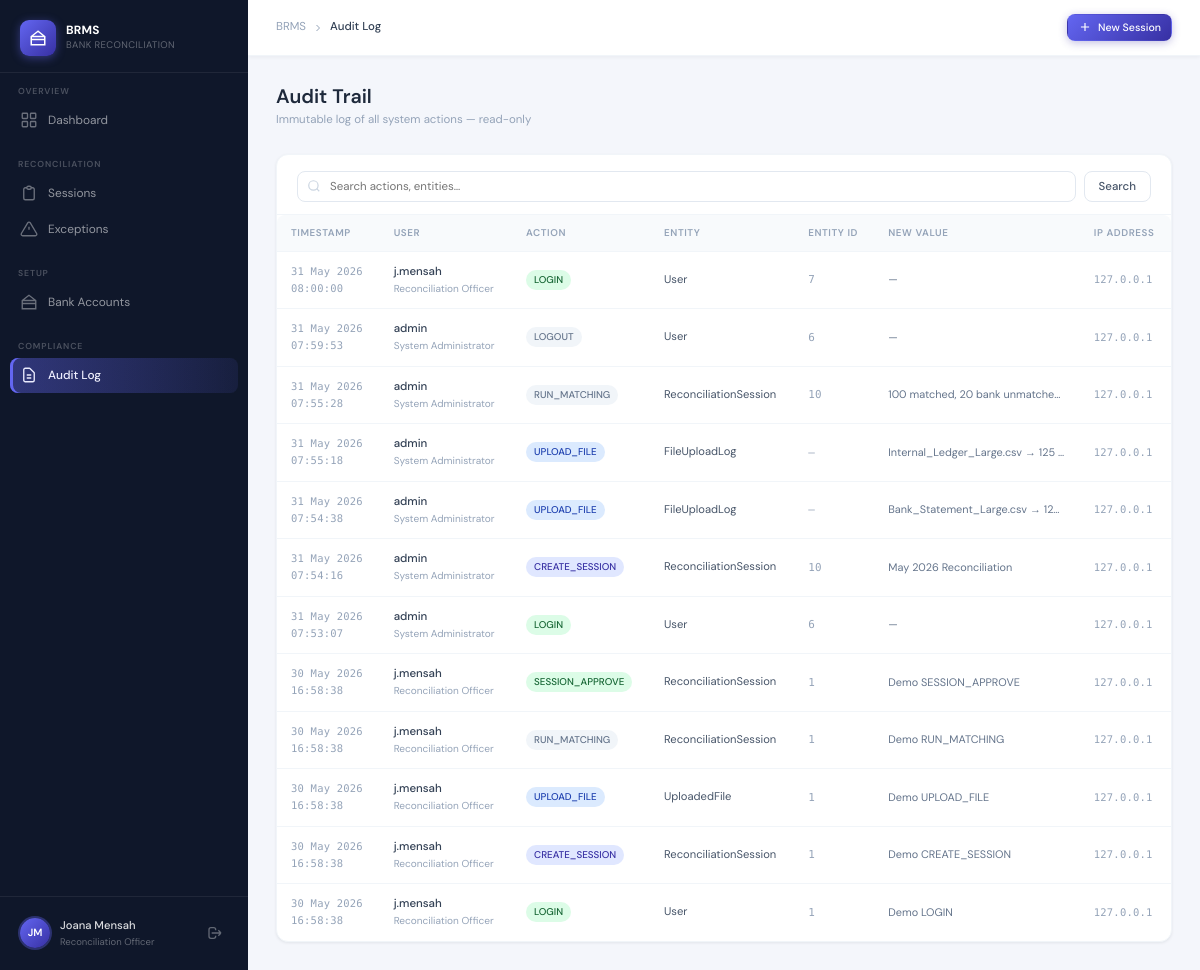
Screenshot of /audit-log/ (signed in) with the database file from the repository.
### accounts/models.py (models this page shows, shortened)
class User(AbstractUser):
    ROLE_CHOICES = [
        ('admin', 'System Administrator'),
        ('officer', 'Reconciliation Officer'),
        ('manager', 'Finance Manager'),
        ('auditor', 'Internal Auditor'),
        ('executive', 'Executive User'),
    ]
    role = models.CharField(max_length=20, choices=ROLE_CHOICES, default='officer')
    phone = models.CharField(max_length=20, blank=True)
    department = models.CharField(max_length=100, blank=True)
    is_locked = models.BooleanField(default=False)
    last_password_change = models.DateTimeField(null=True, blank=True)
    created_at = models.DateTimeField(auto_now_add=True)
    def can_upload(self):
        return self.role in ['officer', 'admin']

### reconciliation/models.py (models this page shows, shortened)
class AuditLog(models.Model):
    user = models.ForeignKey(settings.AUTH_USER_MODEL, on_delete=models.SET_NULL, null=True)
    action = models.CharField(max_length=100)
    entity = models.CharField(max_length=100)
    entity_id = models.CharField(max_length=50, blank=True)
    old_value = models.TextField(blank=True)
    new_value = models.TextField(blank=True)
    timestamp = models.DateTimeField(auto_now_add=True)
    ip_address = models.GenericIPAddressField(null=True, blank=True)
    device_info = models.CharField(max_length=500, blank=True)
    class Meta:
        ordering = ['-timestamp']

### reconciliation/views.py (the view)
# urls.py: path('audit-log/', views.audit_log, name='audit_log'),
@login_required
def audit_log(request):
    qs     = AuditLog.objects.select_related('user').order_by('-timestamp')
    search = request.GET.get('q', '')
    if search:
        qs = qs.filter(Q(action__icontains=search) | Q(entity__icontains=search))
    page = Paginator(qs, 30).get_page(request.GET.get('page'))
    return render(request, 'reconciliation/audit_log.html', {'page_obj': page, 'search': search})

### templates/reconciliation/audit_log.html (shortened to what this page needs)
{% extends 'base.html' %}
{% block nav_audit %}active{% endblock %}
{% block breadcrumb %}Audit Log{% endblock %}
{% block content %}
<div class="page-header">
  <div>
    <div class="page-title">Audit Trail</div>
    <div class="page-subtitle">Immutable log of all system actions — read-only</div>
  </div>
</div>
<div class="card">
  <div class="card-header">
    <form method="get" class="filter-bar" style="flex:1">
      <div class="search-input-wrap">
        <input type="text" name="q" class="search-input" placeholder="Search actions, entities…" value="{{ search }}">
      </div>
      <button type="submit" class="btn btn-outline">Search</button>
    </form>
  </div>
  {% if page_obj.object_list %}
  <div class="table-wrap">
    <table class="data-table">
      <thead>
        <tr>
          <th>Timestamp</th>
          <th>User</th>
          <th>Action</th>
          <th>Entity</th>
          <th>Entity ID</th>
          <th>New Value</th>
          <th>IP Address</th>
        </tr>
      </thead>
      <tbody>
        {% for log in page_obj %}
        <tr>
          <td class="mono" style="font-size:0.75rem;color:var(--slate-400);white-space:nowrap">
            {{ log.timestamp|date:"d M Y" }}<br>{{ log.timestamp|date:"H:i:s" }}
          </td>
          <td>
            <div style="font-size:0.82rem;font-weight:500">{{ log.user.username|default:"System" }}</div>
            <div style="font-size:0.72rem;color:var(--slate-400)">{{ log.user.get_role_display|default:"—" }}</div>
          </td>
          <td>
            <span class="badge
              {% if 'LOGIN' in log.action %}badge-approved
              {% elif 'LOGOUT' in log.action %}badge-draft
              {% elif 'APPROVE' in log.action %}badge-approved
              {% elif 'REJECT' in log.action %}badge-rejected
              {% elif 'CREATE' in log.action %}badge-peach
              {% elif 'UPLOAD' in log.action %}badge-processing
              {% else %}badge-draft{% endif %}">
              {{ log.action }}
            </span>
          </td>
          <td style="font-size:0.8rem;color:var(--slate-600)">{{ log.entity }}</td>
          <td class="mono" style="font-size:0.78rem;color:var(--slate-400)">{{ log.entity_id|default:"—" }}</td>
          <td style="font-size:0.78rem;color:var(--slate-500);max-width:200px;overflow:hidden;text-overflow:ellipsis;white-space:nowrap">
            {{ log.new_value|truncatechars:60|default:"—" }}
          </td>
          <td class="mono" style="font-size:0.75rem;color:var(--slate-400)">{{ log.ip_address|default:"—" }}</td>
        </tr>
        {% endfor %}
      </tbody>
    </table>
  </div>
  {% else %}
  <div class="empty-state">
    <div class="empty-icon">📋</div>
    <div class="empty-title">No audit records found</div>
    <div class="empty-sub">{% if search %}Try a different search term.{% else %}System actions will appear here once recorded.{% endif %}</div>
  </div>
  {% endif %}
</div>
{% endblock %}

### templates/base.html (shortened to what this page needs)
{% load static %}<!DOCTYPE html>
<html lang="en">
<head>
  <link rel="stylesheet" href="{% static 'css/brms.css' %}">
</head>
<body>
<div class="app-wrapper">
  <aside class="sidebar">
    <div class="sidebar-brand">
      <div class="brand-logo">
        <div class="brand-icon">
          <svg width="18" height="18" fill="none" stroke="currentColor" stroke-width="2" viewBox="0 0 24 24">
            <path d="M3 10h18M3 14h18M12 3L3 10v11h18V10L12 3z"/>
          </svg>
        </div>
        <div class="brand-text">
          <span class="brand-name">BRMS</span>
          <span class="brand-sub">Bank Reconciliation</span>
        </div>
      </div>
    </div>
    <nav class="sidebar-nav">
      <div class="nav-section">
        <div class="nav-section-label">Overview</div>
        <a href="{% url 'dashboard:home' %}" class="nav-item {% block nav_dashboard %}{% endblock %}">
          <svg class="nav-icon" fill="none" stroke="currentColor" stroke-width="1.8" viewBox="0 0 24 24">
            <rect x="3" y="3" width="7" height="7" rx="1"/><rect x="14" y="3" width="7" height="7" rx="1"/>
            <rect x="14" y="14" width="7" height="7" rx="1"/><rect x="3" y="14" width="7" height="7" rx="1"/>
          </svg>
          Dashboard
        </a>
      </div>
      <div class="nav-section">
        <div class="nav-section-label">Reconciliation</div>
        <a href="{% url 'reconciliation:session_list' %}" class="nav-item {% block nav_sessions %}{% endblock %}">
          <svg class="nav-icon" fill="none" stroke="currentColor" stroke-width="1.8" viewBox="0 0 24 24">
            <path d="M9 5H7a2 2 0 00-2 2v12a2 2 0 002 2h10a2 2 0 002-2V7a2 2 0 00-2-2h-2M9 5a2 2 0 002 2h2a2 2 0 002-2M9 5a2 2 0 012-2h2a2 2 0 012 2"/>
          </svg>
          Sessions
        </a>
        <a href="{% url 'reconciliation:exception_list' %}" class="nav-item {% block nav_exceptions %}{% endblock %}">
          <svg class="nav-icon" fill="none" stroke="currentColor" stroke-width="1.8" viewBox="0 0 24 24">
            <path d="M12 9v4m0 4h.01M10.29 3.86L1.82 18a2 2 0 001.71 3h16.94a2 2 0 001.71-3L13.71 3.86a2 2 0 00-3.42 0z"/>
          </svg>
          Exceptions
        </a>
      </div>
      <div class="nav-section">
        <div class="nav-section-label">Setup</div>
        <a href="{% url 'reconciliation:bank_account_list' %}" class="nav-item {% block nav_banks %}{% endblock %}">
          <svg class="nav-icon" fill="none" stroke="currentColor" stroke-width="1.8" viewBox="0 0 24 24">
            <path d="M3 10h18M3 14h18M12 3L3 10v11h18V10L12 3z"/>
          </svg>
          Bank Accounts
        </a>
      </div>
      <div class="nav-section">
        <div class="nav-section-label">Compliance</div>
        <a href="{% url 'reconciliation:audit_log' %}" class="nav-item {% block nav_audit %}{% endblock %}">
          <svg class="nav-icon" fill="none" stroke="currentColor" stroke-width="1.8" viewBox="0 0 24 24">
            <path d="M9 12h6m-6 4h6m2 5H7a2 2 0 01-2-2V5a2 2 0 012-2h5.586a1 1 0 01.707.293l5.414 5.414a1 1 0 01.293.707V19a2 2 0 01-2 2z"/>
          </svg>
          Audit Log
        </a>
      </div>
    </nav>
    <div class="sidebar-footer">
      <div class="user-card">
        <div class="user-avatar">{{ user.first_name|first|upper }}{{ user.last_name|first|upper }}</div>
        <div class="user-info">
          <div class="user-name">{{ user.get_full_name|default:user.username }}</div>
          <div class="user-role">{{ user.get_role_display }}</div>
        </div>
        <a href="{% url 'accounts:logout' %}" class="logout-btn" title="Sign out">
          <svg width="16" height="16" fill="none" stroke="currentColor" stroke-width="2" viewBox="0 0 24 24">
            <path d="M17 16l4-4m0 0l-4-4m4 4H7m6 4v1a3 3 0 01-3 3H6a3 3 0 01-3-3V7a3 3 0 013-3h4a3 3 0 013 3v1"/>
          </svg>
        </a>
      </div>
    </div>
  </aside>
  <div class="main-content">
    <div class="topbar">
      <div class="page-breadcrumb">
        <span>BRMS</span>
        <svg width="12" height="12" fill="none" stroke="currentColor" stroke-width="2" viewBox="0 0 24 24"><path d="M9 18l6-6-6-6"/></svg>
        <span class="current">{% block breadcrumb %}Home{% endblock %}</span>
      </div>
      <div class="topbar-actions">
        {% if user.can_upload %}
        <a href="{% url 'reconciliation:session_create' %}" class="btn btn-primary btn-sm">
          <svg width="14" height="14" fill="none" stroke="currentColor" stroke-width="2" viewBox="0 0 24 24"><path d="M12 5v14M5 12h14"/></svg>
          New Session
        </a>
        {% endif %}
      </div>
    </div>
    <div class="page-body">
      {% block content %}{% endblock %}
    </div>
  </div>
</div>
</body>
</html>

### rows the page displays
User: first_name|first "J", last_name|first "M", get_full_name "Joana Mensah", role "Reconciliation Officer"
AuditLog: timestamp "31 May 2026", timestamp "08:00:00", user.username "j.mensah", user.role "Reconciliation Officer", action "LOGIN", entity "User", entity_id "7", new_value "—", ip_address "127.0.0.1"
AuditLog: timestamp "31 May 2026", timestamp "07:59:53", user.username "admin", user.role "System Administrator", action "LOGOUT", entity "User", entity_id "6", new_value "—", ip_address "127.0.0.1"
AuditLog: timestamp "31 May 2026", timestamp "07:55:28", user.username "admin", user.role "System Administrator", action "RUN_MATCHING", entity "ReconciliationSession", entity_id "10", new_value "100 matched, 20 bank unmatche…", ip_address "127.0.0.1"
AuditLog: timestamp "31 May 2026", timestamp "07:55:18", user.username "admin", user.role "System Administrator", action "UPLOAD_FILE", entity "FileUploadLog", entity_id "—", new_value "Internal_Ledger_Large.csv → 125…", ip_address "127.0.0.1"
AuditLog: timestamp "31 May 2026", timestamp "07:54:38", user.username "admin", user.role "System Administrator", action "UPLOAD_FILE", entity "FileUploadLog", entity_id "—", new_value "Bank_Statement_Large.csv → 12…", ip_address "127.0.0.1"
AuditLog: timestamp "31 May 2026", timestamp "07:54:16", user.username "admin", user.role "System Administrator", action "CREATE_SESSION", entity "ReconciliationSession", entity_id "10", new_value "May 2026 Reconciliation", ip_address "127.0.0.1"
AuditLog: timestamp "31 May 2026", timestamp "07:53:07", user.username "admin", user.role "System Administrator", action "LOGIN", entity "User", entity_id "6", new_value "—", ip_address "127.0.0.1"
AuditLog: timestamp "30 May 2026", timestamp "16:58:38", user.username "j.mensah", user.role "Reconciliation Officer", action "SESSION_APPROVE", entity "ReconciliationSession", entity_id "1", new_value "Demo SESSION_APPROVE", ip_address "127.0.0.1"
AuditLog: timestamp "30 May 2026", timestamp "16:58:38", user.username "j.mensah", user.role "Reconciliation Officer", action "RUN_MATCHING", entity "ReconciliationSession", entity_id "1", new_value "Demo RUN_MATCHING", ip_address "127.0.0.1"
AuditLog: timestamp "30 May 2026", timestamp "16:58:38", user.username "j.mensah", user.role "Reconciliation Officer", action "UPLOAD_FILE", entity "UploadedFile", entity_id "1", new_value "Demo UPLOAD_FILE", ip_address "127.0.0.1"
AuditLog: timestamp "30 May 2026", timestamp "16:58:38", user.username "j.mensah", user.role "Reconciliation Officer", action "CREATE_SESSION", entity "ReconciliationSession", entity_id "1", new_value "Demo CREATE_SESSION", ip_address "127.0.0.1"
AuditLog: timestamp "30 May 2026", timestamp "16:58:38", user.username "j.mensah", user.role "Reconciliation Officer", action "LOGIN", entity "User", entity_id "1", new_value "Demo LOGIN", ip_address "127.0.0.1"
